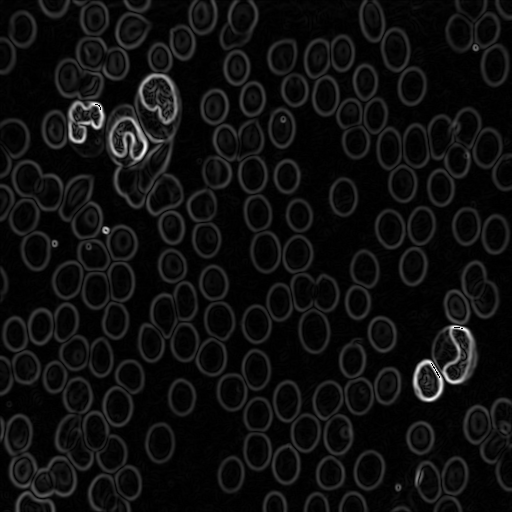
#> input picture TP3/contours_cells.tif, 512 x 512 px
$ python otsu.py
#> lines starting #> are read from the running program, lines starting #| are printed output that depends on the picture; after the words box and inside, x2 and y2 are one past the last pixel; in counts of white or black regions, pixels touching at a corner belong together
#!/usr/bin/env python3
# -*- coding: utf-8 -*-
"""
Created on Wed Sep 30 15:22:20 2020

@author: mroux
"""


import matplotlib.pyplot as plt
from skimage import data
from skimage import io as skio
from skimage.filters import threshold_otsu
import numpy as np

def histogram(im):

    nl,nc=im.shape

    hist=np.zeros(256)

    for i in range(nl):
        for j in range(nc):
            hist[im[i][j]]=hist[im[i][j]]+1

    for i in range(256):
        hist[i]=hist[i]/(nc*nl)

    return(hist)


def otsu_thresh(im):

    h=histogram(im)

    m=0
    for i in range(256):
        m=m+i*h[i]

    maxt1=0
    maxt2=1
    maxk=0


    for t1 in range(256):
        for t2 in range(t1+1,256):
            w0=0
            w1=0
            w2=0
            m0=0
            m1=0
            m2=0
            for i in range(t1):
                w0=w0+h[i]
                m0=m0+i*h[i]
            if w0 > 0:
                m0=m0/w0

            for i in range(t1+1,t2):
                w1=w1+h[i]
                m1=m1+i*h[i]
            if w1 > 0:
                m1=m1/w1

            for i in range(t2+1,256):
                w2=w2+h[i]
                m2=m2+i*h[i]
            if w2 > 0:
                m2=m2/w2

            k=w0*w1*w2*(m0-m1)*(m1-m2)*(m2-m0)

            if k > maxk:
                maxk=k
                maxt1=t1
                maxt2=t2

    thresh1=maxt1
    thresh2=maxt2
    return(thresh1,thresh2)


image = skio.imread('contours_cells.tif')
#> image is the input picture: shape (512, 512); min 0, max 253, mean 14.6
thresh = threshold_otsu(image)
#> thresh = 26
print(thresh)
#| 26
binary = image > thresh
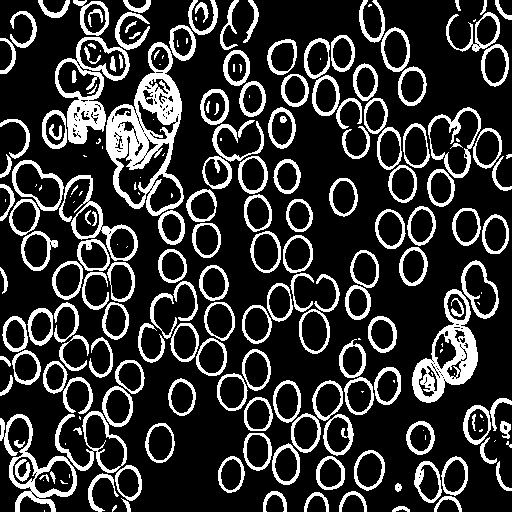
#> binary: shape (512, 512) bool; 20.5% white; 219 white regions (53 under 20 px), largest, box (x1, y1, x2, y2) and area: (106, 42, 184, 216) 5040, (412, 289, 478, 403) 2698, (55, 37, 130, 144) 2331

thresh=otsu_thresh(image)
#> after the loop in histogram, `for i in range(nl):`: hist = 256 values, max 31869 at index 2, min 0 at index 238, mean 1024
#> after the loop in histogram, `for i in range(256):`: hist = 256 values, max 0.122 at index 2, min 0 at index 238, mean 0.00391
#> in otsu_thresh, `h=histogram(im)`: h has the same summary as hist in histogram
#> the loop in otsu_thresh, `for i in range(256):` made 256 passes
#> m on passes 1 to 3: 0, 0.108, 0.351
#> after the loop in otsu_thresh, `for i in range(256):`: m = 14.6
#> after the loop in otsu_thresh, `for t1 in range(256):`: maxk = 974.6; maxt1 = 11; maxt2 = 83
#> in otsu_thresh, `thresh1=maxt1`: thresh1 = 11
#> in otsu_thresh, `thresh2=maxt2`: thresh2 = 83
#> thresh = (11, 83)
#> (the run stopped early here; a loop or call above may not have finished)
